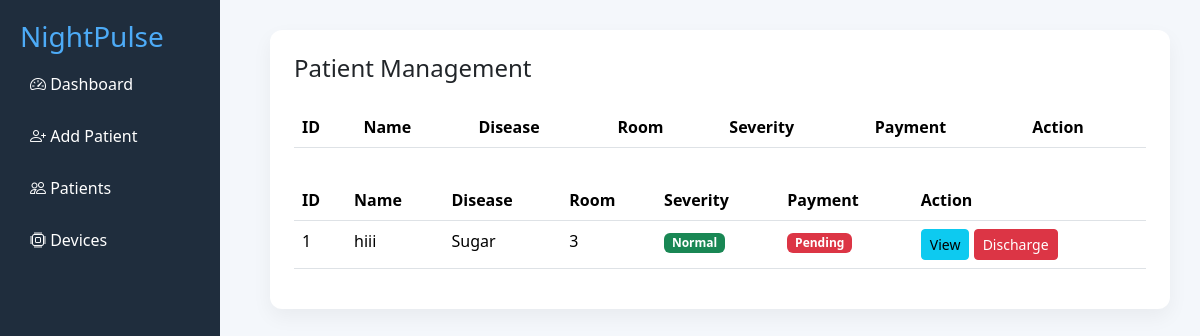
Page /patients (signed in) on the committed database.
### models.py (models this page shows)
class Patient(db.Model):
    id = db.Column(db.Integer, primary_key=True)
    name = db.Column(db.String(100))
    age = db.Column(db.Integer)
    gender = db.Column(db.String(10))
    phone = db.Column(db.String(20))
    address = db.Column(db.String(200))
    blood_group = db.Column(db.String(10))
    disease = db.Column(db.String(200))
    allergies = db.Column(db.String(200))
    admission_date = db.Column(db.String(50))
    ward = db.Column(db.String(50))
    room = db.Column(db.String(50))
    severity = db.Column(db.String(20))
    doctor_id = db.Column(db.Integer)
    device_id = db.Column(db.Integer)
    payment_status = db.Column(db.String(20))

### app.py (the view)
@app.route("/patients")
def patients():
    if "user" not in session:
        return redirect("/")
    all_patients = Patient.query.all()
    return render_template("patients.html", patients=all_patients)

### templates/patients.html (shortened to what this page needs)
<!DOCTYPE html>
<html>
<head>
<link href="https://cdn.jsdelivr.net/npm/bootstrap@5.3.2/dist/css/bootstrap.min.css" rel="stylesheet">
<link href="https://cdn.jsdelivr.net/npm/bootstrap-icons/font/bootstrap-icons.css" rel="stylesheet">
</head>
<body>
<div class="sidebar">
<h3>NightPulse</h3>
<a href="/admin"><i class="bi bi-speedometer2"></i> Dashboard</a>
<a href="/add_patient"><i class="bi bi-person-plus"></i> Add Patient</a>
<a href="/patients"><i class="bi bi-people"></i> Patients</a>
<a href="/devices"><i class="bi bi-cpu"></i> Devices</a>
</div>
<div class="content">
<div class="card p-4">
<h4>Patient Management</h4>
<table class="table table-hover mt-3">
<thead>
<tr>
<th>ID</th>
<th>Name</th>
<th>Disease</th>
<th>Room</th>
<th>Severity</th>
<th>Payment</th>
<th>Action</th>
</tr>
</thead>
<table class="table table-hover mt-3">
<thead>
<tr>
<th>ID</th>
<th>Name</th>
<th>Disease</th>
<th>Room</th>
<th>Severity</th>
<th>Payment</th>
<th>Action</th>
</tr>
</thead>
<tbody>
{% for patient in patients %}
<tr>
<td>{{ patient.id }}</td>
<td>{{ patient.name }}</td>
<td>{{ patient.disease }}</td>
<td>{{ patient.room }}</td>
<td>
{% if patient.severity == "Critical" %}
<span class="badge bg-danger">Critical</span>
{% elif patient.severity == "Moderate" %}
<span class="badge bg-warning">Moderate</span>
{% else %}
<span class="badge bg-success">Normal</span>
{% endif %}
</td>
<td>
{% if patient.payment_status == "Paid" %}
<span class="badge bg-success">Paid</span>
{% else %}
<span class="badge bg-danger">Pending</span>
{% endif %}
</td>
<td>
<a href="/view_patient/{{ patient.id }}" class="btn btn-sm btn-info">
View
</a>
<a href="/discharge_patient/{{ patient.id }}"
class="btn btn-sm btn-danger"
onclick="return confirm('Are you sure you want to discharge this patient?')">
Discharge
</a>
</td>
</tr>
{% endfor %}
</tbody>
</table>
</div>
</div>
</body>
</html>

### templates/patients.html (style rules this page uses)
body { background:#f4f7fb; font-family:Segoe UI; }
.sidebar { height:100vh; background:#1f2d3d; color:white; padding:20px; position:fixed; width:220px; }
.sidebar h3 { color:#4dabf7; }
.sidebar a { display:block; color:white; padding:10px; text-decoration:none; border-radius:6px; margin-bottom:8px; }
.content { margin-left:240px; padding:30px; }
.card { border:none; border-radius:12px; box-shadow:0 8px 20px rgba(0,0,0,0.05); }

### rows in the picture
Patient: id "1", name "hiii", disease "Sugar", room "3", severity "Normal", payment_status "Pending"
